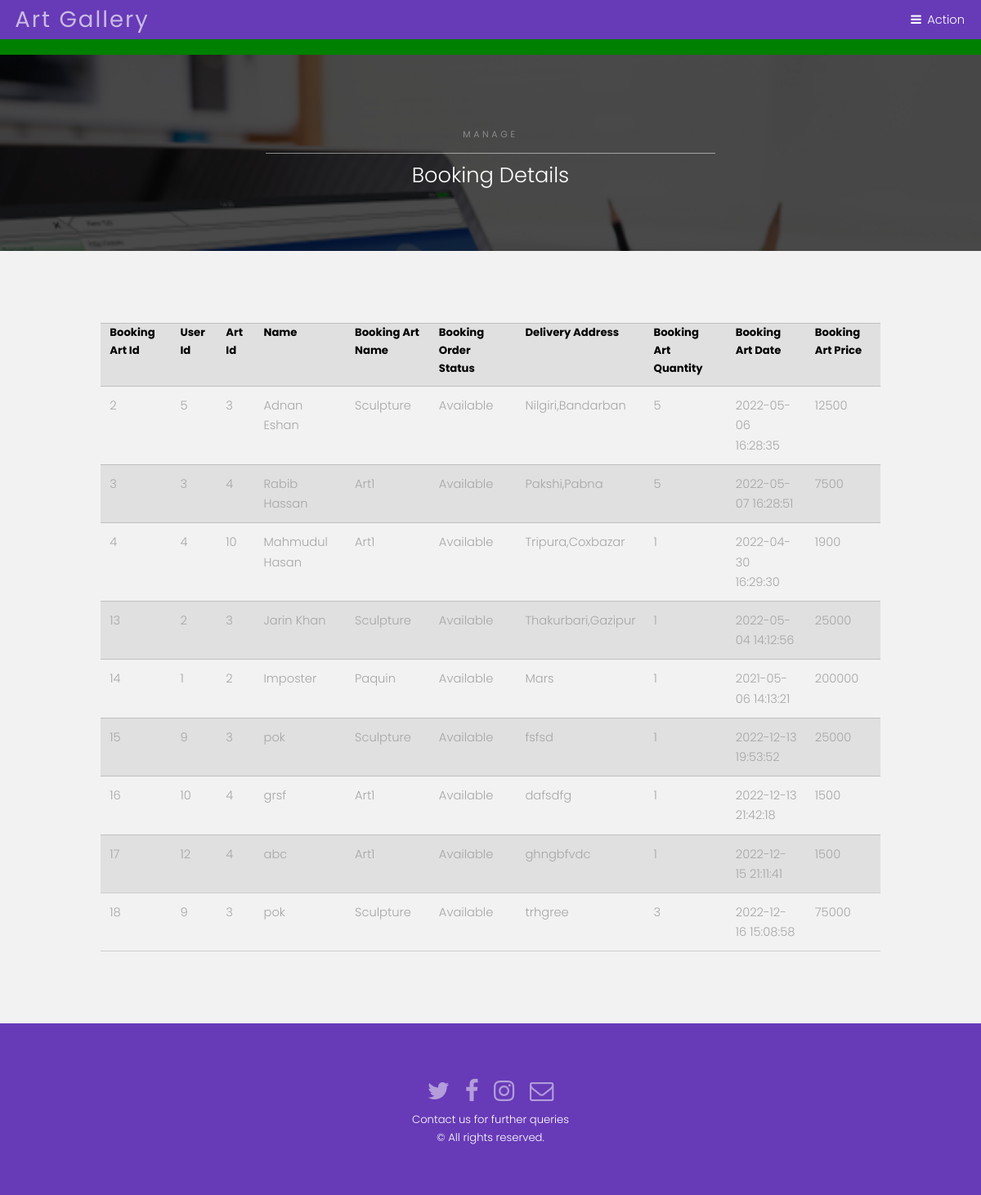
The page /seller/view_booking_detail.php on the database its author committed.
### tables this page shows
CREATE TABLE `booking_info` (
  `bart_id` int(10) NOT NULL,
  `cust_id` int(10) NOT NULL,
  `art_id` int(10) NOT NULL,
  `Name` text NOT NULL,
  `bart_name` varchar(50) NOT NULL,
  `order_status` varchar(20) NOT NULL,
  `delivery_address` varchar(50) NOT NULL,
  `bart_quantity` int(10) NOT NULL,
  `bart_date` varchar(30) NOT NULL DEFAULT 'CURRENT_TIMESTAMP(50)',
  `bart_price` int(20) NOT NULL
);

### seller/view_booking_detail.php (the view, shortened to what this page needs)
<?php include("header/header.php");?>
<section id="One" class="wrapper style3">
   <div class="inner">
      <header class="align-center">
         <p>MANAGE</p>
         <h2>Booking Details</h2>
      </header>
   </div>
</section>
<section id="two" class="wrapper style2">
   <div class="content" style="overflow-x:auto">
      <?php
         $sql = "select * from booking_info";
         $run = mysqli_query( $con, $sql );
         echo "
         <div class='container divform'>
         <table class='table table-bordered'  >
         	<tr>
         	<th>Booking Art Id</th>
         <th>User Id</mmth>
         <th> Art Id</th>
         <th>Name</th>
         <th>Booking Art Name</th>
         <th>Booking Order Status</th>
         <th>Delivery Address</th>
         <th>Booking Art Quantity</th>
         <th>Booking Art Date</th>
         <th>Booking Art Price</th>
         	</tr>";
         while ( $result = mysqli_fetch_array( $run ) ) {
         	echo "<tr>
         		<td>$result[0]</td>
         <td>$result[1]</td>
         <td>$result[2]</td>
         <td>$result[3]</td>
         <td>$result[4]</td>
         <td>$result[5]</td>
         <td>$result[6]</td>
         <td>$result[7]</td>
         <td>$result[8]</td>
         <td>$result[9]</td>
         		</tr>";
         }
         echo "</table>
         </div>";
         ?>
   </div>
</section>
<?php include( "../footer/footer.php" );?>

### assets/css/main.css (style rules this page uses)
html, body, div, span, applet, object, iframe, h1, h2, h3, h4, h5, h6, p, blockquote, pre, a, abbr, acronym, address, big, cite, code, del, dfn, em, img, ins, kbd, q, s, samp, small, strike, strong, sub, sup, tt, var, b, u, i, center, dl, dt, dd, ol, ul, li, fieldset, form, label, legend, table, caption, tbody, tfoot, thead, tr, th, td, article, aside, canvas, details, embed, figure, figcaption, footer, header, hgroup, menu, nav, output, ruby, section, summary, time, mark, audio, video { margin: 0; padding: 0; border: 0; font-size: 100%; font: inherit; vertical-align: baseline; }
article, aside, details, figcaption, figure, footer, header, hgroup, menu, nav, section { display: block; }
body { line-height: 1; }
table { border-collapse: collapse; border-spacing: 0; }
body { -webkit-text-size-adjust: none; }
*, *:before, *:after { -moz-box-sizing: border-box; -webkit-box-sizing: border-box; box-sizing: border-box; }
.container { margin-left: auto; margin-right: auto; }
.container { width: 80rem; }
@media screen and (max-width: 1680px) { .container { width: 80rem; } }
@media screen and (max-width: 1280px) { .container { width: 65rem; } }
body { -ms-overflow-style: scrollbar; }
body { background: #fff; }
html { font-size: 13pt; }
@media screen and (max-width: 1680px) { html { font-size: 11pt; } }
@media screen and (max-width: 1280px) { html { font-size: 11pt; } }
body { background-color: #fff; color: #444; }
body, input, select, textarea { font-family: "Poppins", sans-serif; font-weight: 300; font-size: 1rem; line-height: 1.65; }
p { margin: 0 0 2rem 0; }
h1, h2, h3, h4, h5, h6 { font-weight: 300; line-height: 1.5; margin: 0 0 1rem 0; }
h2 { font-size: 1.75rem; }
.align-center { text-align: center; }
h1, h2, h3, h4, h5, h6 { color: #555; }
header p { position: relative; margin: 0 0 1.5rem 0; }
header p { color: #fff; }
table { margin: 0 0 2rem 0; width: 100%; }
table tbody tr { border: solid 1px; border-left: 0; border-right: 0; }
table td { padding: 0.75rem 0.75rem; }
table th { font-size: 0.9rem; font-weight: 700; padding: 0 0.75rem 0.75rem 0.75rem; text-align: left; }
table tbody tr { border-color: rgba(144, 144, 144, 0.25); }
table tbody tr:nth-child(2n + 1) { background-color: rgba(144, 144, 144, 0.075); }
table th { color: #555; }
.wrapper { padding: 6rem 0 4rem 0 ; position: relative; margin: 0; }
.wrapper > .inner { margin: 0 auto; width: 80rem; }
.wrapper.style2 { background-color: #f2f2f2; color: #a6a6a6; }
.wrapper.style2 table tbody tr { border-color: rgba(0, 0, 0, 0.15); }
.wrapper.style2 table tbody tr:nth-child(2n + 1) { background-color: rgba(0, 0, 0, 0.075); }
.wrapper.style2 table th { color: #000; }
.wrapper.style3 { color: #bfbfbf; background-image: url(../../img/bg/bg.jpg); background-size: cover; background-attachment: fixed; background-position: center; position: relative; }
.wrapper.style3 h1, .wrapper.style3 h2, .wrapper.style3 h3, .wrapper.style3 h4, .wrapper.style3 h5, .wrapper.style3 h6 { color: #ffffff; }
.wrapper.style3 header p { color: #999999; }
.wrapper.style3 .inner { position: relative; z-index: 2; }
.wrapper.style3 p { text-transform: uppercase; font-size: .75rem; font-weight: 300; margin: 0 0 .5rem 0; padding: 0 0 1rem 0; letter-spacing: .25rem; }
.wrapper.style3 p:after { content: ''; position: absolute; margin: auto; right: 0; bottom: 0; left: 0; width: 50%; height: 1px; background-color: rgba(255, 255, 255, 0.5); }
.wrapper.style3:before { -moz-transition: opacity 3s ease; -webkit-transition: opacity 3s ease; -ms-transition: opacity 3s ease; transition: opacity 3s ease; -moz-transition-delay: 1.25s; -webkit-transition-delay: 1.25s; -ms-transition-delay: 1.25s; transition-delay: 1.25s; content: ''; display: block; background-color: rgba(0, 0, 0, 0.95); height: 100%; left: 0; opacity: 0.75; position: absolute; top: 0; width: 100%; z-index: 1; }
@media screen and (max-width: 1280px) { .wrapper > .inner { width: 75rem; } }

### rows shown on the page
booking_info: bart_id "2", cust "5", art "3", Name "Adnan Eshan", bart_name "Sculpture", order_status "Available", delivery_address "Nilgiri,Bandarban", bart_quantity "5", bart_date "2022-05-06 16:28:35", bart_price "12500"
booking_info: bart_id "3", cust "3", art "4", Name "Rabib Hassan", bart_name "Art1", order_status "Available", delivery_address "Pakshi,Pabna", bart_quantity "5", bart_date "2022-05-07 16:28:51", bart_price "7500"
booking_info: bart_id "4", cust "4", art "10", Name "Mahmudul Hasan", bart_name "Art1", order_status "Available", delivery_address "Tripura,Coxbazar", bart_quantity "1", bart_date "2022-04-30 16:29:30", bart_price "1900"
booking_info: bart_id "13", cust "2", art "3", Name "Jarin Khan", bart_name "Sculpture", order_status "Available", delivery_address "Thakurbari,Gazipur", bart_quantity "1", bart_date "2022-05-04 14:12:56", bart_price "25000"
booking_info: bart_id "14", cust "1", art "2", Name "Imposter", bart_name "Paquin", order_status "Available", delivery_address "Mars", bart_quantity "1", bart_date "2021-05-06 14:13:21", bart_price "200000"
booking_info: bart_id "15", cust "9", art "3", Name "pok", bart_name "Sculpture", order_status "Available", delivery_address "fsfsd", bart_quantity "1", bart_date "2022-12-13 19:53:52", bart_price "25000"
booking_info: bart_id "16", cust "10", art "4", Name "grsf", bart_name "Art1", order_status "Available", delivery_address "dafsdfg", bart_quantity "1", bart_date "2022-12-13 21:42:18", bart_price "1500"
booking_info: bart_id "17", cust "12", art "4", Name "abc", bart_name "Art1", order_status "Available", delivery_address "ghngbfvdc", bart_quantity "1", bart_date "2022-12-15 21:11:41", bart_price "1500"
booking_info: bart_id "18", cust "9", art "3", Name "pok", bart_name "Sculpture", order_status "Available", delivery_address "trhgree", bart_quantity "3", bart_date "2022-12-16 15:08:58", bart_price "75000"
